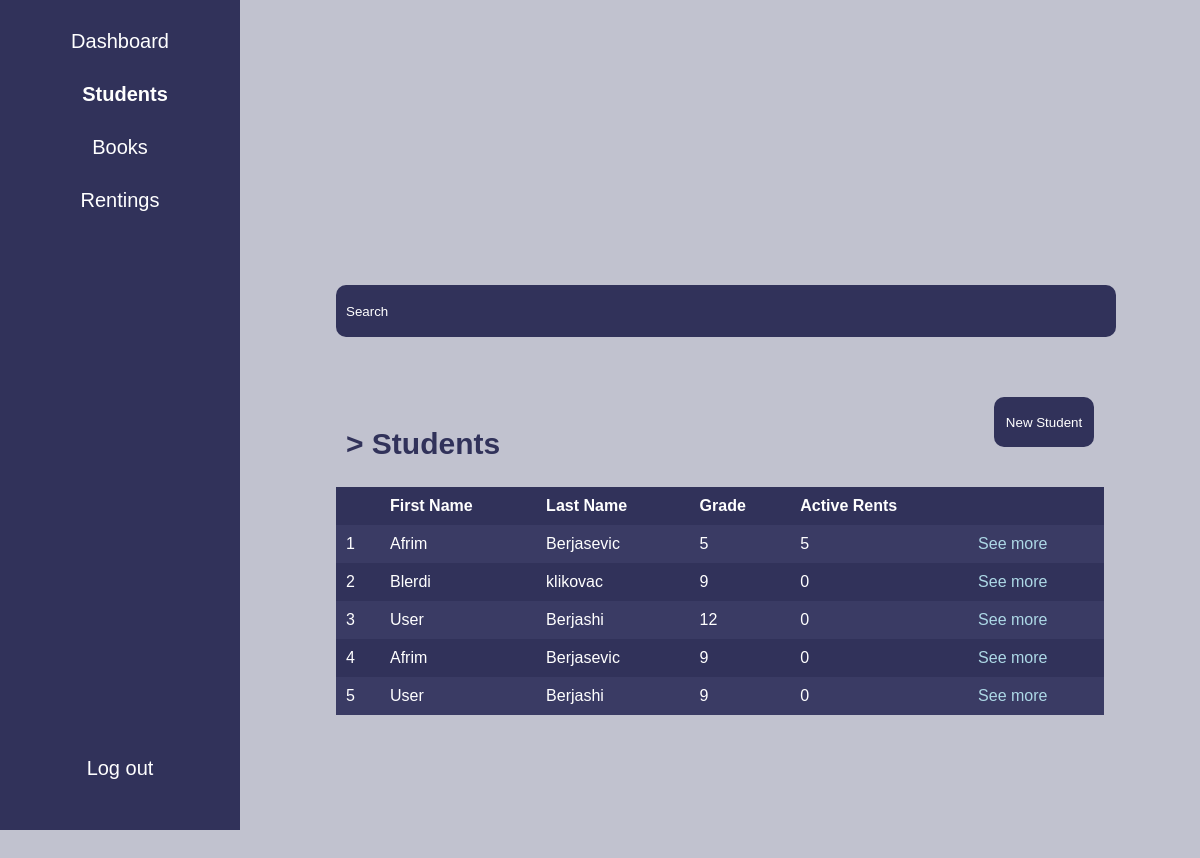
The app's page /students/ (signed in) with its own data.
### Students/models.py (models this page shows, shortened)
class Student(models.Model):
    first_name = models.CharField(max_length=50)
    last_name = models.CharField(max_length=50)
    birth_date = models.DateField()
    address = models.CharField(max_length=200)
    grade=models.IntegerField(default=1)
    phone = models.CharField(max_length=15)
    email = models.EmailField()

### librarysystem/views.py (the view)
# urls.py: path('students/', login_required(views.students), name="students"),
def students(request):
    thestudents = Student.objects.annotate(
    active_rent_count=Count('rentings', filter=Q(rentings__date_returned__isnull=True))
    )
    return render(request, 'librarysystem/students.html', {'students': thestudents})

### librarysystem/templates/librarysystem/students.html (shortened to what this page needs)
<!DOCTYPE html>
<html lang="en">
<head>
    {% load static %}
    <link rel="stylesheet" type="text/css" href="{% static 'librarysystem/style.css' %}">
</head>
<body>
{% include 'librarysystem/navbar.html' %}
<div class="content">
    {% include 'librarysystem/searchbar.html' %}
    <div class="info">
        <div class="modelname" style="margin: 0;">
            <p>> Students</p>
        </div>
        <div class="theinfo">
             <a href="{% url 'students-create' %}"><button>New Student</button></a>
        </div>
    </div>
    <div class="thetable">
        <table id="rentalsTable">
            <thead>
                <tr>
                    <th></th>
                    <th>First Name</th>
                    <th>Last Name</th>
                    <th>Grade</th>
                    <th>Active Rents</th>
                    <th></th>
                </tr>
            </thead>
            <tbody>
                {% for student in students %}
                <tr>
                    <td>{{ forloop.counter }}</td>
                    <td>{{ student.first_name }}</td>
                    <td>{{ student.last_name }}</td>
                    <td>{{ student.grade }}</td>
                    <td>{{ student.active_rent_count }}</td>
                    <td><a href="{% url 'students_detail' student.id %}">See more</a></td>
                </tr>
                {% endfor %}
            </tbody>
        </table>
    </div>
</div>
</body>
</html>

### librarysystem/static/style.css (style rules this page uses)
body { background-color: crimson; width: 100%; height: 100vh; }

### librarysystem/templates/librarysystem/students.html (style rules this page uses)
body { margin: 0; padding: 0; background-color: #C1C2CF; font-family: Arial, Helvetica, sans-serif; }
.content { padding-left: 20%; display: flex; flex-direction: column; justify-content: center; align-items: center; align-content: center; height: 100%; width: 80%; padding-top: 100px; padding-bottom: 100px; }
.info { width: 80%; display: flex; justify-content: space-between; align-items: center; margin-top: 50px; }
.modelname { width: 33%; height: 50px; padding: 10px; }
.modelname p { font-size: 30px; color: #31325A; text-align: left; font-weight: 600; }
.info .theinfo { width: 33%; height: 50px; padding: 10px; }
.theinfo { width: 100px; height: 50px; border-radius: 10px; display: flex; align-items: flex-end; justify-content: flex-end; margin-left: 30px; color: white; }
.theinfo a { width: 100px; height: 50px; }
.theinfo a button { width: 100px; height: 50px; cursor: pointer; border-radius: 10px; background-color: #31325A; margin-right: 50px; color: white; border: none; }
.thetable { width: 80%; display: flex; align-items: center; justify-content: center; margin-top: 30px; flex-direction: column; background-color: #31325A; }
.thetable table { width: 100%; background-color: #31325A; border-collapse: collapse; }
.thetable th, .thetable td { color: white; padding: 10px; text-align: left; }
.thetable th { background-color: #31325A; }
.thetable tr:nth-child(odd) { background-color: #3A3B64; }
.thetable a { color: #ADD8E6; text-decoration: none; }

### records on screen
Student: first_name "Afrim", last_name "Berjasevic", grade "5", active_rent_count "5"
Student: first_name "Blerdi", last_name "klikovac", grade "9", active_rent_count "0"
Student: first_name "User", last_name "Berjashi", grade "12", active_rent_count "0"
Student: first_name "Afrim", last_name "Berjasevic", grade "9", active_rent_count "0"
Student: first_name "User", last_name "Berjashi", grade "9", active_rent_count "0"
